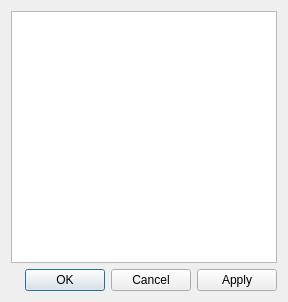
<?xml version="1.0" encoding="UTF-8"?>
<ui version="4.0">
 <class>RawDataPolygonCoordinatesEditDialog</class>
 <widget class="QDialog" name="RawDataPolygonCoordinatesEditDialog">
  <property name="geometry">
   <rect>
    <x>0</x>
    <y>0</y>
    <width>288</width>
    <height>302</height>
   </rect>
  </property>
  <property name="windowTitle">
   <string>Polygon Coordinates</string>
  </property>
  <layout class="QVBoxLayout" name="verticalLayout">
   <item>
    <widget class="QTableView" name="tableView"/>
   </item>
   <item>
    <widget class="QDialogButtonBox" name="buttonBox">
     <property name="orientation">
      <enum>Qt::Horizontal</enum>
     </property>
     <property name="standardButtons">
      <set>QDialogButtonBox::Apply|QDialogButtonBox::Cancel|QDialogButtonBox::Ok</set>
     </property>
    </widget>
   </item>
  </layout>
 </widget>
 <resources/>
 <connections>
  <connection>
   <sender>buttonBox</sender>
   <signal>accepted()</signal>
   <receiver>RawDataPolygonCoordinatesEditDialog</receiver>
   <slot>accept()</slot>
   <hints>
    <hint type="sourcelabel">
     <x>248</x>
     <y>254</y>
    </hint>
    <hint type="destinationlabel">
     <x>157</x>
     <y>274</y>
    </hint>
   </hints>
  </connection>
  <connection>
   <sender>buttonBox</sender>
   <signal>rejected()</signal>
   <receiver>RawDataPolygonCoordinatesEditDialog</receiver>
   <slot>reject()</slot>
   <hints>
    <hint type="sourcelabel">
     <x>316</x>
     <y>260</y>
    </hint>
    <hint type="destinationlabel">
     <x>286</x>
     <y>274</y>
    </hint>
   </hints>
  </connection>
 </connections>
</ui>
